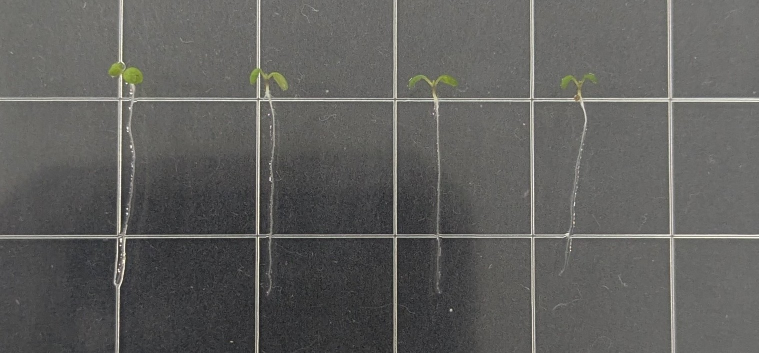
#> input picture PXL_20251118_061920040_clipped.jpg, 1517 x 706 px (shown at 1/2 size)
$ python analyze_petri_dish_robust.py
#> lines starting #> are read from the running program, lines starting #| are printed output that depends on the picture; after the words box and inside, x2 and y2 are one past the last pixel; in counts of white or black regions, pixels touching at a corner belong together
#> in analyze_petri_dish_robust, img_before is the input picture: shape (706, 1517, 3); mean B, G, R 93.3, 95.4, 95.8
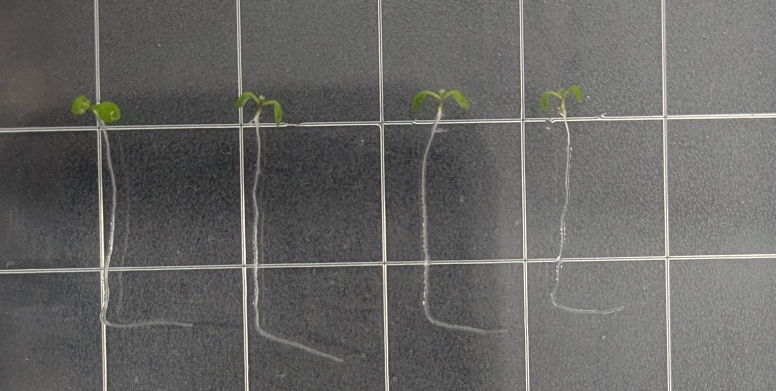
#> input picture PXL_20251119_052741717_clipped.jpg, 1552 x 781 px (shown at 1/2 size)
#> in analyze_petri_dish_robust, img_after is the input picture: shape (781, 1552, 3); mean B, G, R 100.5, 102.5, 103
import cv2
import matplotlib.pyplot as plt
import numpy as np


def align_images(img_ref, img_target):
    """
    特徴点マッチングを用いて img_target を img_ref の位置・サイズ・角度に合わせる関数
    """
    # グレースケール化
    gray_ref = cv2.cvtColor(img_ref, cv2.COLOR_BGR2GRAY)
    gray_target = cv2.cvtColor(img_target, cv2.COLOR_BGR2GRAY)

    # AKAZE検出器の準備
    akaze = cv2.AKAZE_create()
    kp1, des1 = akaze.detectAndCompute(gray_ref, None)
#> kp1 = 648 keypoints; strongest (x, y, size): (902, 620, 4.8), (254, 427, 4.8), (247, 522, 8.1), (262, 293, 4.8)
    kp2, des2 = akaze.detectAndCompute(gray_target, None)
#> kp2 = 949 keypoints; strongest (x, y, size): (851, 527, 8.1), (847, 605, 5.7), (488, 538, 5.7), (851, 525, 11.4)

    # 特徴点マッチング (Brute-Force Hamming)
    bf = cv2.BFMatcher(cv2.NORM_HAMMING, crossCheck=True)
    matches = bf.match(des1, des2)
#> matches = 220 matches

    # マッチング精度の高い順にソートして上位を採用
    matches = sorted(matches, key=lambda x: x.distance)
    good_matches = matches[:int(len(matches) * 0.15)]  # 上位15%を利用
#> good_matches = 33 matches

    if len(good_matches) < 4:
        print("特徴点が十分に検出できませんでした。単純リサイズを行います。")
        h, w = img_ref.shape[:2]
        return cv2.resize(img_target, (w, h))

    # 変換行列（ホモグラフィ）の推定
    src_pts = np.float32([kp2[m.trainIdx].pt for m in good_matches]).reshape(-1, 1, 2)
#> src_pts = 33 rows, first 8: [1321, 226], [1043.1, 514.1], [1321.5, 243], [860.7, 532.6], [1337.6, 225.5], [1323.7, 234.6], [763, 238.6], [1316.2, 221.6]
    dst_pts = np.float32([kp1[m.queryIdx].pt for m in good_matches]).reshape(-1, 1, 2)
#> dst_pts = 33 rows, first 8: [1331.7, 190.8], [783, 192], [1332, 207.4], [1334.5, 463.8], [1348.7, 190.8], [1337.4, 471.9], [1348, 199.1], [1326.5, 186.5]

    M, mask = cv2.findHomography(src_pts, dst_pts, cv2.RANSAC, 5.0)
#> M = [[0.996, 0.0242, 28.18], [0.0203, 0.99, -57.49], [6.21e-06, 2.09e-05, 1]]; mask = 33 values, max 1 at index 0, min 0 at index 1, mean 0.394

    # 射影変換でimg_targetを変形させてimg_refに合わせる
    h, w = img_ref.shape[:2]
#> h = 706; w = 1517
    aligned_img = cv2.warpPerspective(img_target, M, (w, h))

    return aligned_img


def analyze_petri_dish_robust(path_before, path_after):
    # 1. 画像読み込み
    img_before = cv2.imread(path_before)
    img_after = cv2.imread(path_after)

    if img_before is None or img_after is None:
        print("画像が見つかりません")
        return

    # ★ここで位置合わせとサイズ統一を同時に行う★
    print("位置合わせを実行中...")
    img_after_aligned = align_images(img_before, img_after)

    # 以降はオプティカルフロー処理（前回のコードと同じ流れ）
    gray_before = cv2.cvtColor(img_before, cv2.COLOR_BGR2GRAY)
    gray_after = cv2.cvtColor(img_after_aligned, cv2.COLOR_BGR2GRAY)

    # Farneback オプティカルフロー
    flow = cv2.calcOpticalFlowFarneback(
        prev=gray_after, next=gray_before, flow=None,
        pyr_scale=0.5, levels=3, winsize=15, iterations=3,
        poly_n=5, poly_sigma=1.2, flags=0
    )

    # Warping (Fitting)
    h, w = gray_before.shape
#> h = 706; w = 1517
    grid_x, grid_y = np.meshgrid(np.arange(w), np.arange(h))
    map_x = (grid_x + flow[..., 0]).astype(np.float32)
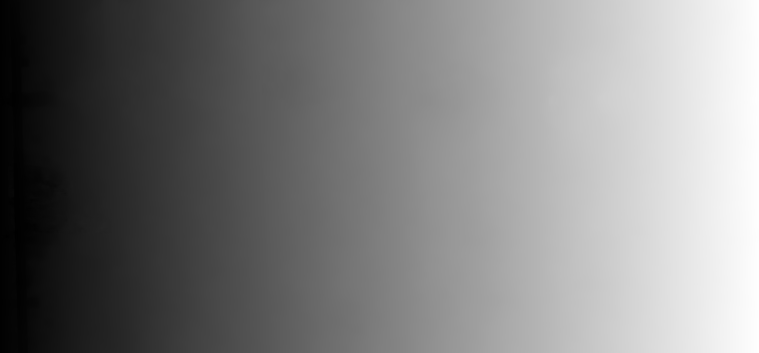
#> map_x: shape (706, 1517) float32 (shown at 1/2 size); min -7.28, max 1520.1, mean 756.6; drawn with min black and max white
    map_y = (grid_y + flow[..., 1]).astype(np.float32)
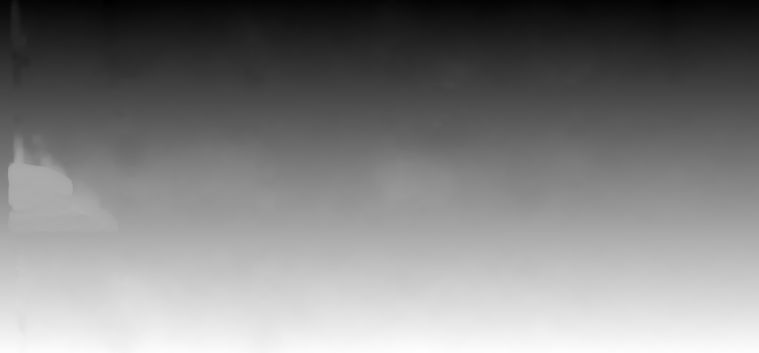
#> map_y: shape (706, 1517) float32 (shown at 1/2 size); min -13.21, max 711.3, mean 355.7; drawn with min black and max white

    warped_before = cv2.remap(img_before, map_x, map_y, interpolation=cv2.INTER_LINEAR)

    # 差分可視化
    diff = cv2.absdiff(img_after_aligned, warped_before)
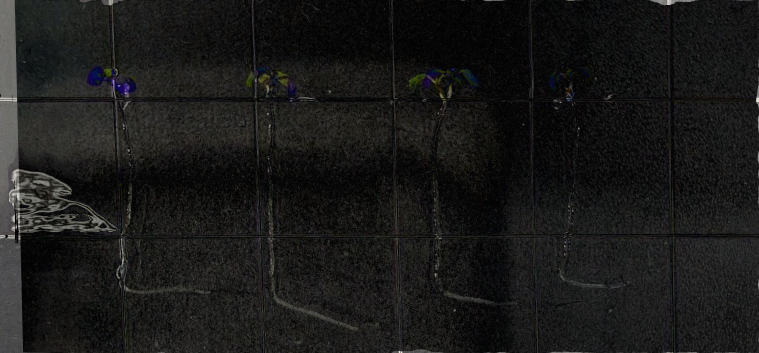
#> diff: shape (706, 1517, 3) (shown at 1/2 size); mean B, G, R 24.4, 25.3, 25.5
    diff_gray = cv2.cvtColor(diff, cv2.COLOR_BGR2GRAY)
    _, diff_thresh = cv2.threshold(diff_gray, 30, 255, cv2.THRESH_BINARY)
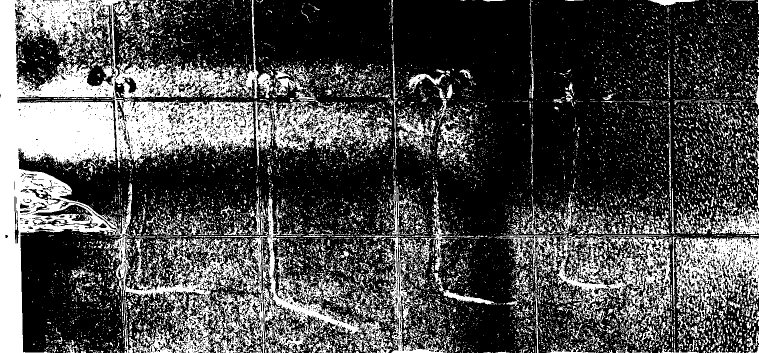
#> diff_thresh: shape (706, 1517) (shown at 1/2 size); 30% white; 11424 white regions (10346 under 20 px), largest, box (x1, y1, x2, y2) and area: (0, 0, 783, 706) 149576, (1016, 457, 1343, 656) 18158, (1351, 474, 1517, 636) 13451
    diff_heatmap = cv2.applyColorMap(diff_gray, cv2.COLORMAP_JET)
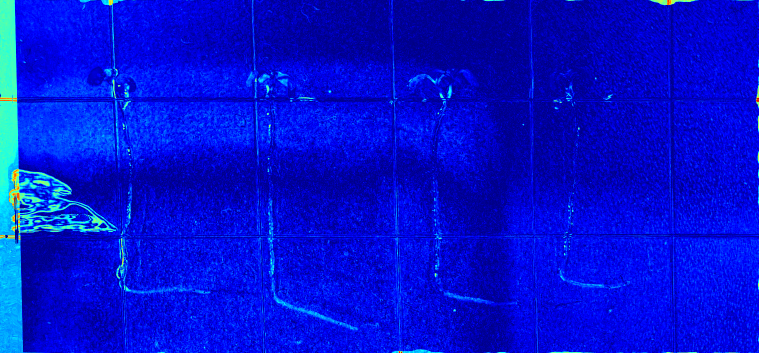
#> diff_heatmap: shape (706, 1517, 3) (shown at 1/2 size); mean B, G, R 210.1, 15.8, 1.4

    # 表示
    titles = ['Original Before', 'Aligned After', 'Fitted Before (Flow)', 'Difference']
    images = [img_before, img_after_aligned, warped_before, diff_heatmap]

    plt.figure(figsize=(16, 8))
    for i in range(4):
        plt.subplot(2, 2, i + 1)
        # BGR -> RGB変換して表示
        plt.imshow(cv2.cvtColor(images[i], cv2.COLOR_BGR2RGB))
        plt.title(titles[i])
        plt.axis('off')
    plt.tight_layout()
    plt.show()
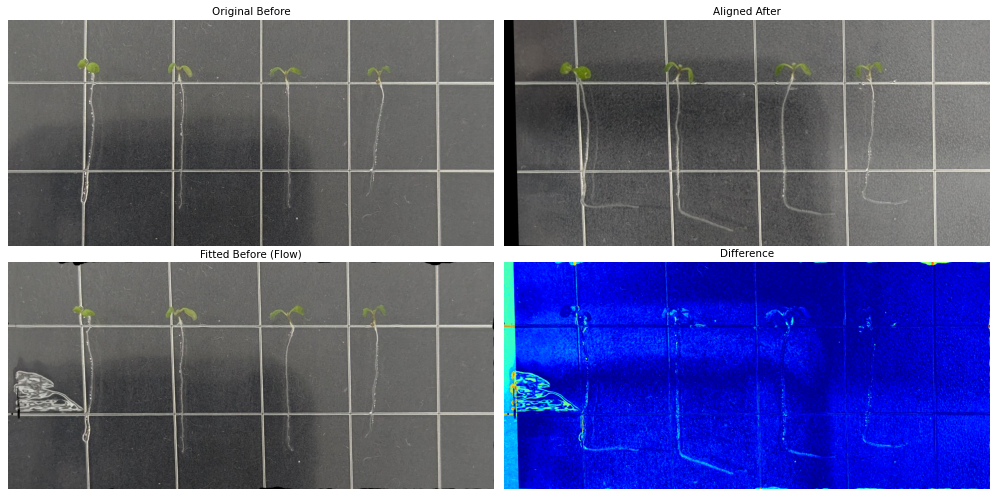
#> figure drawn by matplotlib, 4 panels


analyze_petri_dish_robust('PXL_20251118_061920040_clipped.jpg', 'PXL_20251119_052741717_clipped.jpg')
